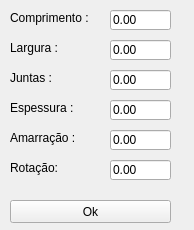
<?xml version="1.0" encoding="UTF-8"?>
<ui version="4.0">
 <class>Form</class>
 <widget class="QWidget" name="Form">
  <property name="geometry">
   <rect>
    <x>0</x>
    <y>0</y>
    <width>194</width>
    <height>230</height>
   </rect>
  </property>
  <property name="minimumSize">
   <size>
    <width>194</width>
    <height>230</height>
   </size>
  </property>
  <property name="windowTitle">
   <string>Form</string>
  </property>
  <widget class="QPushButton" name="btn_ok">
   <property name="geometry">
    <rect>
     <x>10</x>
     <y>200</y>
     <width>161</width>
     <height>23</height>
    </rect>
   </property>
   <property name="text">
    <string>Ok</string>
   </property>
   <property name="checkable">
    <bool>false</bool>
   </property>
  </widget>
  <widget class="QLineEdit" name="text_comp">
   <property name="geometry">
    <rect>
     <x>110</x>
     <y>10</y>
     <width>61</width>
     <height>20</height>
    </rect>
   </property>
   <property name="inputMask">
    <string/>
   </property>
   <property name="text">
    <string>0.00</string>
   </property>
  </widget>
  <widget class="QLabel" name="label">
   <property name="geometry">
    <rect>
     <x>10</x>
     <y>10</y>
     <width>101</width>
     <height>16</height>
    </rect>
   </property>
   <property name="text">
    <string>Comprimento :</string>
   </property>
  </widget>
  <widget class="QLabel" name="label_2">
   <property name="geometry">
    <rect>
     <x>10</x>
     <y>40</y>
     <width>71</width>
     <height>16</height>
    </rect>
   </property>
   <property name="text">
    <string>Largura :</string>
   </property>
  </widget>
  <widget class="QLineEdit" name="text_larg">
   <property name="geometry">
    <rect>
     <x>110</x>
     <y>40</y>
     <width>61</width>
     <height>20</height>
    </rect>
   </property>
   <property name="text">
    <string>0.00</string>
   </property>
  </widget>
  <widget class="QLineEdit" name="text_junta">
   <property name="geometry">
    <rect>
     <x>110</x>
     <y>70</y>
     <width>61</width>
     <height>20</height>
    </rect>
   </property>
   <property name="text">
    <string>0.00</string>
   </property>
  </widget>
  <widget class="QLabel" name="label_3">
   <property name="geometry">
    <rect>
     <x>10</x>
     <y>70</y>
     <width>61</width>
     <height>16</height>
    </rect>
   </property>
   <property name="text">
    <string>Juntas :</string>
   </property>
  </widget>
  <widget class="QLineEdit" name="text_especura">
   <property name="geometry">
    <rect>
     <x>110</x>
     <y>100</y>
     <width>61</width>
     <height>20</height>
    </rect>
   </property>
   <property name="text">
    <string>0.00</string>
   </property>
  </widget>
  <widget class="QLabel" name="label_4">
   <property name="geometry">
    <rect>
     <x>10</x>
     <y>100</y>
     <width>71</width>
     <height>16</height>
    </rect>
   </property>
   <property name="text">
    <string>Espessura :</string>
   </property>
  </widget>
  <widget class="QLineEdit" name="text_amarra">
   <property name="geometry">
    <rect>
     <x>110</x>
     <y>130</y>
     <width>61</width>
     <height>20</height>
    </rect>
   </property>
   <property name="text">
    <string>0.00</string>
   </property>
  </widget>
  <widget class="QLabel" name="label_5">
   <property name="geometry">
    <rect>
     <x>10</x>
     <y>130</y>
     <width>81</width>
     <height>16</height>
    </rect>
   </property>
   <property name="text">
    <string>Amarração :</string>
   </property>
  </widget>
  <widget class="QLabel" name="label_6">
   <property name="geometry">
    <rect>
     <x>10</x>
     <y>160</y>
     <width>81</width>
     <height>16</height>
    </rect>
   </property>
   <property name="text">
    <string>Rotação:</string>
   </property>
  </widget>
  <widget class="QLineEdit" name="text_rotacao">
   <property name="geometry">
    <rect>
     <x>110</x>
     <y>160</y>
     <width>61</width>
     <height>20</height>
    </rect>
   </property>
   <property name="text">
    <string>0.00</string>
   </property>
  </widget>
 </widget>
 <resources/>
 <connections/>
</ui>
